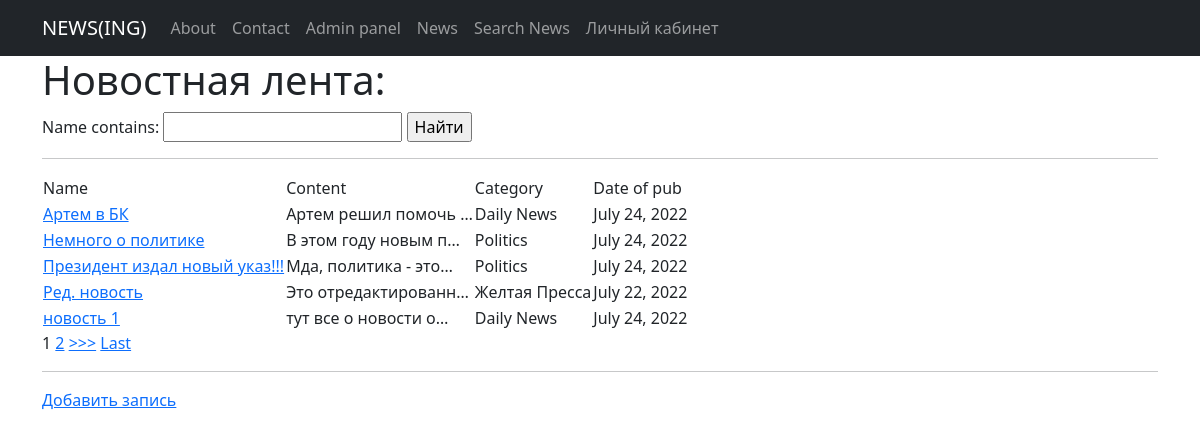
Page /news/ on the committed database.
### News_feed_view/models.py (models this page shows, shortened)
class News(models.Model):
    name = models.CharField(
        max_length=124,
        unique=True
    )
    content = models.TextField()
    category = models.ForeignKey(
        to = 'Category',
        on_delete=models.CASCADE,
        related_name='news'
    )
    date_pub = models.DateField(auto_now=True)

class Category(models.Model):
    name = models.CharField(max_length=100, unique=True)
    def __str__(self):
        return self.name.title()

### News_feed_view/views.py (the view)
# urls.py: path('', NewsList.as_view()),
class NewsList(ListView):
    model = News # model what are we going to view
    template_name = 'news.html' # where are we going to do it
    ordering = 'name'
    context_object_name = 'news_list' # where are we going to contain our objects to go to list of objects of HTML
    paginate_by = 5
    def get_queryset(self):
        queryset = super().get_queryset()
        return NewsFilter(self.request.GET, queryset=queryset).qs
    def get_context_data(self, **kwargs):
        context = super().get_context_data(**kwargs)
        context['filter'] = NewsFilter(self.request.GET, queryset=self.get_queryset())
        return context

### templates/news.html (shortened to what this page needs)
{% extends 'flatpages/default.html' %}
{% block content %}
<h1>Новостная лента: </h1>
<form method="GET">
    {{ filter.form }}
    <input type="submit" value="Найти">
</form>
<hr>
<table>
    <tr>
        <td> Name </td>
        <td> Content </td>
        <td> Category </td>
        <td> Date of pub </td>
    </tr>
    {% for i in news_list %}
        <tr>
            <td> <a href="{% url 'news_detail' i.id %}"> {{i.name}} </a> </td>
            <td> {{ i.content|truncatechars:20 }} </td>
            <td> {{ i.category }} </td>
            <td> {{ i.date_pub }} </td>
        </tr>
    {% endfor %}
</table>
{% if is_paginated %}
    {% for num in page_obj.paginator.page_range %}
        {% if page_obj.number == num %}
            <a>{{ num }}</a>
        {% elif num > page_obj.number|add:'-3' and num < page_obj.number|add:'3' %}
            <a href="?page={{ num }}">{{ num }}</a>
        {% endif %}
    {% endfor %}
    {% if page_obj.has_next %}
        <a href="?page={{ page_obj.next_page_number }}">>>></a>
        <a href="?page={{ page_obj.paginator.num_pages }}">Last</a>
    {% endif %}
{% endif %}
<hr>
<a href="news_create">Добавить запись</a> <br>
{% endblock content %}

### rows in the picture
News: name "Артем в БК", content "Артем решил помочь …", category "Daily News", date_pub "July 24, 2022"
News: name "Немного о политике", content "В этом году новым п…", category "Politics", date_pub "July 24, 2022"
News: name "Президент издал новый указ!!!", content "Мда, политика - это…", category "Politics", date_pub "July 24, 2022"
News: name "Ред. новость", content "Это отредактированн…", category "Желтая Пресса", date_pub "July 22, 2022"
News: name "новость 1", content "тут все о новости о…", category "Daily News", date_pub "July 24, 2022"

### other values in the picture
{{ num }} "1"
{{ num }} "2"
